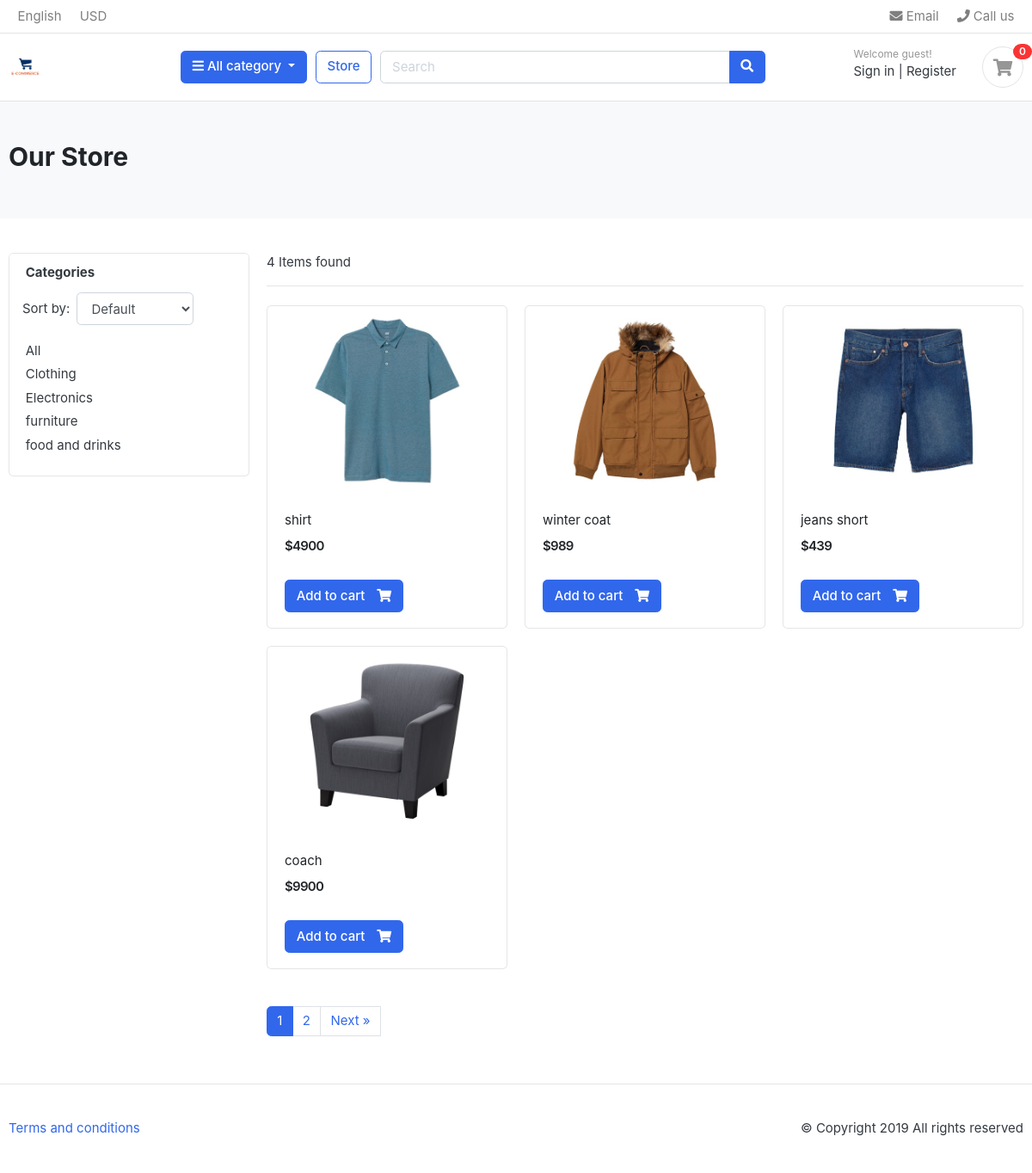
The page /store/ on the database as committed earlier.
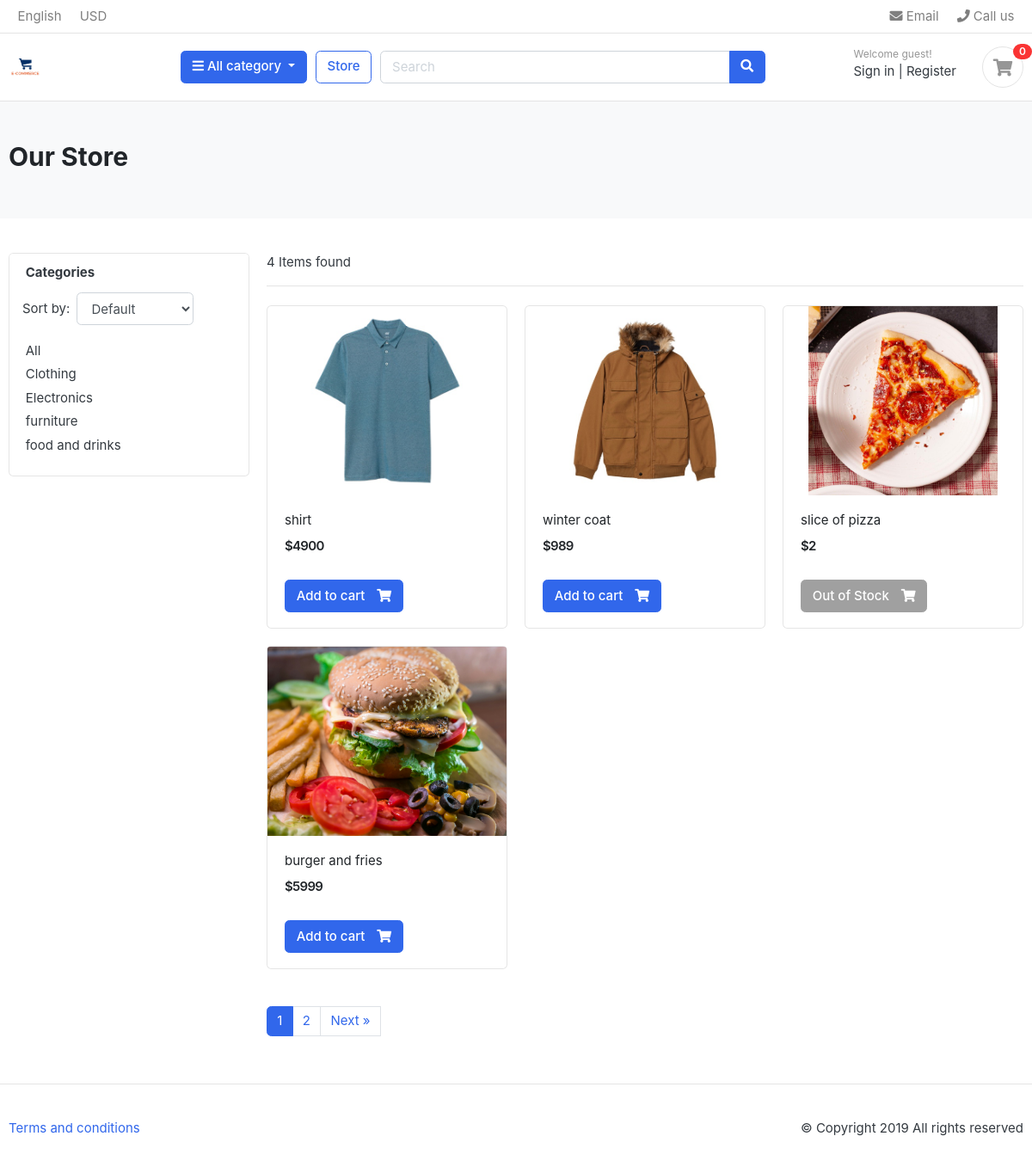
The same page on the database as committed later.
### store/models.py (models this page shows, shortened)
class Category(models.Model):
    category_name = models.CharField(max_length=50, unique=True)
    slug = models.SlugField(max_length=100, unique=True)
    description = models.TextField(max_length=255, blank=True)
    cat_image = models.ImageField(upload_to='photos/categories', blank=True)

class Product(models.Model):
    product_name = models.CharField(max_length=200, unique=True)
    slug = models.SlugField(max_length=200, unique=True)
    description = models.TextField(max_length=500, blank=True)
    price = models.IntegerField()
    images = models.ImageField(upload_to='photos/products')
    stock = models.IntegerField()
    is_available = models.BooleanField(default=True)
    category = models.ForeignKey(Category, on_delete=models.CASCADE)
    created_date = models.DateTimeField(auto_now_add=True)
    modified_date = models.DateTimeField(auto_now=True)
    def get_url(self):
        return reverse('product_detail', args=[self.category.slug, self.slug])

### shop/views.py (the view)
# urls.py: path('store/', include("shop.store_url")),  # Store listing
def store(request, slug=None):
    categories = Category.objects.all()
    sort = request.GET.get('sort')
    selected_category = slug
    products = Product.objects.filter()
    if slug:
        products = products.filter(category__slug=slug)
    if sort == 'recent':
        products = products.order_by('-created_date')
    elif sort == 'oldest':
        products = products.order_by('created_date')
    else:
        products = products.order_by('id')
    paginator = Paginator(products, 4)  # 6 products per page
    page_number = request.GET.get('page')
    paged_products = paginator.get_page(page_number)
    product_count = products.count()
    context = {
        'products': paged_products,  # Use paginated products
        'categories': categories,
        'selected_category': selected_category,
        'product_count': product_count,
    }
    return render(request, 'ecom-template/store.html', context)

### shop/context_processors.py (called while the page is built)
def menulinks(request):
    links = Category.objects.all()
    return dict(links = links)

def cart_total_items(request):
    total_quantity = 0
    try:
        cart_id = request.session.session_key
        if not cart_id:
            cart_id = request.session.create()
        cart = Cart.objects.get(cart_id=cart_id)
        cart_items = CartItem.objects.filter(cart=cart, is_active=True)
        total_quantity = sum(item.quantity for item in cart_items)
    except Cart.DoesNotExist:
        total_quantity = 0
    return {'cart_total_quantity': total_quantity}

### templates/ecom-template/store.html (shortened to what this page needs)
{% extends "ecom-template/base.html" %}
{% load static %}
{% block content %}
<section class="section-pagetop bg">
<div class="container">
    <h2 class="title-page">Our Store</h2>
</div>
</section>
<section class="section-content padding-y">
<div class="container">
<div class="row">
    <aside class="col-md-3">
        <div class="card">
            <article class="filter-group">
                <header class="card-header">
                    <h6 class="title">Categories</h6>
                </header>
                <form method="get" class="form-inline ml-3">
    <label for="sort_by" class="mr-2">Sort by:</label>
    <select name="sort" id="sort_by" class="form-control" onchange="this.form.submit()">
        <option value="">Default</option>
    </select>
</form>
                <div class="card-body">
                    <ul class="list-menu">
                        <li class="{% if not selected_category %}active{% endif %}">
                            <a href="{% url 'store' %}">All</a>
                        </li>
                        {% for category in links %}
    <li class="{% if selected_category == category.slug %}active{% endif %}">
        <a href="{% url 'store' category.slug %}">{{ category.category_name }}</a>
    </li>
                        {% endfor %}
                    </ul>
                </div>
            </article>
        </div>
    </aside>
    <main class="col-md-9">
        <header class="border-bottom mb-4 pb-3">
            <div class="form-inline">
                <span class="mr-md-auto">{{ products|length }} Items found</span>
            </div>
        </header>
        <div class="row">
            {% for product in products %}
            <div class="col-md-4">
                <a href="{{ product.get_url }}" >
                <figure class="card card-product-grid">
                    <div class="img-wrap">
                        <img src="{{ product.images.url }}" alt="{{ product.product_name }}">
                    </div>
                    <figcaption class="info-wrap">
                        <div class="fix-height">
                            <a href="{{ product.get_url }}" class="title">{{ product.product_name }}</a>
                            <div class="price-wrap mt-2">
                                <span class="price">${{ product.price }}</span>
                            </div>
                        </div>
  {% if product.stock > 0 %}
    <a href="{{ product.get_url }}" class="btn btn-primary">
        <span class="text">Add to cart</span> <i class="fas fa-shopping-cart"></i>
    </a>
{% else %}
    <button class="btn btn-secondary" disabled>
        <span class="text">Out of Stock</span> <i class="fas fa-shopping-cart"></i>
    </button>
{% endif %}                    </figcaption>
                </figure>
                </a>
            </div>
            {% empty %}
            <p>No products found in this category.</p>
            {% endfor %}
        </div>
{% if products.has_other_pages %}
 <nav class="mt-4" aria-label="Page navigation sample">
  <ul class="pagination">
    {% for page_num in products.paginator.page_range %}
      {% if page_num == products.number %}
        <li class="page-item active"><a class="page-link">{{ page_num }}</a></li>
      {% else %}
        <li class="page-item"><a class="page-link" href="?page={{ page_num }}">{{ page_num }}</a></li>
      {% endif %}
    {% endfor %}
    {% if products.has_next %}
    <li class="page-item">
        <li><a class="page-link" href="?page={{ products.next_page_number }}">Next »</a></li>
    </li>
    {% endif %}
  </ul>
{% endif %}
    </main>
</div>
</div>
</section>
{% endblock %}

### templates/ecom-template/base.html (shortened to what this page needs)
{% load static %}
<!DOCTYPE html>
<html lang="en">
  <head>
    <link rel="stylesheet" href="{% static 'css/bootstrap.css' %}" />
    <link rel="stylesheet" href="{% static 'css/ui.css' %}" />
    <link rel="stylesheet" href="{% static 'css/responsive.css' %}" />
    <link
      rel="stylesheet"
      href="{% static 'fonts/fontawesome/css/all.min.css' %}"
    />
  </head>
  <body>
    <header class="section-header">
      <nav class="navbar p-md-0 navbar-expand-sm navbar-light border-bottom">
        <div class="container">
          <div class="collapse navbar-collapse" id="navbarTop4">
            <ul class="navbar-nav mr-auto">
              <li class="nav-item dropdown">
                <a href="#" class="nav-link"> English </a>
              </li>
              <li class="nav-item dropdown">
                <a href="#" class="nav-link"> USD </a>
              </li>
            </ul>
            <ul class="navbar-nav">
              <li>
                <a href="#" class="nav-link">
                  <i class="fa fa-envelope"></i> Email
                </a>
              </li>
              <li>
                <a href="#" class="nav-link">
                  <i class="fa fa-phone"></i> Call us
                </a>
              </li>
            </ul>
          </div>
        </div>
      </nav>
      <section class="header-main border-bottom">
        <div class="container">
          <div class="row align-items-center">
            <div class="col-lg-2 col-md-3 col-6">
              <a href="{% url 'index' %}" class="brand-wrap">
                <img class="logo" src="{% static 'images/eCommerce-logo.jpg' %}" />
              </a>
            </div>
            <div class="col-lg col-sm col-md col-6 flex-grow-0">
              <div class="category-wrap dropdown d-inline-block float-right">
                <button
                  type="button"
                  class="btn btn-primary dropdown-toggle"
                  data-toggle="dropdown"
                >
                  <i class="fa fa-bars"></i> All category
                </button>
              </div>
            </div>
            <a href="{% url 'store' %}" class="btn btn-outline-primary"
              >Store</a
            >
            <div class="col-lg col-md-6 col-sm-12 col">
              <form action="#" class="search">
                <div class="input-group w-100">
                  <input
                    type="text"
                    class="form-control"
                    style="width: 60%"
                    placeholder="Search"
                  />
                  <div class="input-group-append">
                    <button class="btn btn-primary" type="submit">
                      <i class="fa fa-search"></i>
                    </button>
                  </div>
                </div>
              </form>
            </div>
            <div class="col-lg-3 col-sm-6 col-8 order-2 order-lg-3">
              <div class="d-flex justify-content-end mb-3 mb-lg-0">
                <div class="widget-header">
                  <small class="title text-muted">Welcome guest!</small>
                  <div>
                    <a href="{% url 'signin' %}">Sign in</a>
                    <span class="dark-transp"> | </span>
                    <a href="{% url 'register' %}"> Register</a>
                  </div>
                </div>
                <a href="{% url 'cart' %}" class="widget-header pl-3 ml-3">
                  <div class="icon icon-sm rounded-circle border">
                    <i class="fa fa-shopping-cart"></i>
                  </div>
                  <span class="badge badge-pill badge-danger notify">{{ cart_total_quantity }}</span>
                </a>
              </div>
            </div>
          </div>
        </div>
      </section>
    </header>
    <main>
      {% block content %}{% endblock %}
    </main>
    <footer class="section-footer border-top padding-y">
      <div class="container">
        <p class="float-md-right">&copy Copyright 2019 All rights reserved</p>
        <p>
          <a href="#">Terms and conditions</a>
        </p>
      </div>
    </footer>
  </body>
</html>

### static/css/ui.css (style rules this page uses)
html { font-family: "Inter", sans-serif; font-size: 15px; }
.img-wrap { text-align: center; display: block; }
.img-wrap img { max-width: 100%; }
.price-wrap { letter-spacing: -0.7px; }
.icon-xs, .icon-sm, .icon-md, .icon-lg { display: inline-block; text-align: center; flex-shrink: 0; flex-grow: 0; }
.icon-sm { width: 48px; height: 48px; line-height: 48px !important; font-size: 20px; }
.padding-y { padding-top: 40px; padding-bottom: 40px; }
figure { margin-bottom: 0; }
article:after, .form-group:after { display: block; clear: both; content: ""; }
.bg { background-color: #f8f9fa; }
.title-page { color: #212529; }
p:last-child { margin-bottom: 0; }
.header-main { position: relative; padding-top: 1rem; padding-bottom: 1rem; }
.brand-wrap .logo, .navbar-brand .logo { margin-right: 7px; max-height: 42px; display: inline-block; }
.widget-header { display: inline-block; vertical-align: middle; position: relative; }
.widget-header a { color: #343a40; }
.widget-header i { color: #969696; }
.widget-header .title { display: block; }
.widget-header .notify { position: absolute; top: -3px; right: -10px; }
.btn .text + i { margin-left: 10px; }
[class*=list-] li:after { visibility: hidden; display: block; content: ""; overflow: hidden; height: 0; clear: both; }
.list-menu { list-style: none; margin: 0; padding-left: 0; }
.list-menu li { margin-bottom: 5px; }
.list-menu a { color: #343a40; }
[class*=card-product] a.title { color: #212529; display: block; }
[class*=card-product] .img-wrap { overflow: hidden; position: relative; }
[class*=card-product] .img-wrap img { height: 100%; max-width: 100%; width: auto; display: inline-block; -o-object-fit: cover; object-fit: cover; }
.card-product-grid { margin-bottom: 20px; }
.card-product-grid .img-wrap { border-radius: 0.2rem 0.2rem 0 0; height: 220px; }
.card-product-grid .info-wrap { overflow: hidden; padding: 18px 20px; }
.card-product-grid .fix-height { height: 80px; overflow: hidden; }
.card .img-wrap { overflow: hidden; }
.notify { position: absolute; top: -4px; right: -10px; display: inline-block; padding: 0.25em 0.6em; font-size: 12px; line-height: 1; text-align: center; border-radius: 3rem; color: #fff; background-color: #fa3434; }
.price { font-weight: 600; color: #212529; }
.card-header .title { margin-bottom: 0; line-height: 1.5; }
.filter-group { border-bottom: 1px solid #e4e4e4; }
.filter-group .card-header { border-bottom: 0; }
.filter-group:last-child { border-bottom: 0; }
.section-pagetop { padding: 45px 0; }

Rows that differ between the two databases and show on the page:
removed Product: images (picture), product_name "jeans short", price "439"
removed Product: images (picture), product_name "coach", price "9900"
now on this page (row unchanged): Product: images (picture), product_name "slice of pizza", price "2", stock "Out of Stock"
added Product: images (picture), product_name "burger and fries", price "5999"
